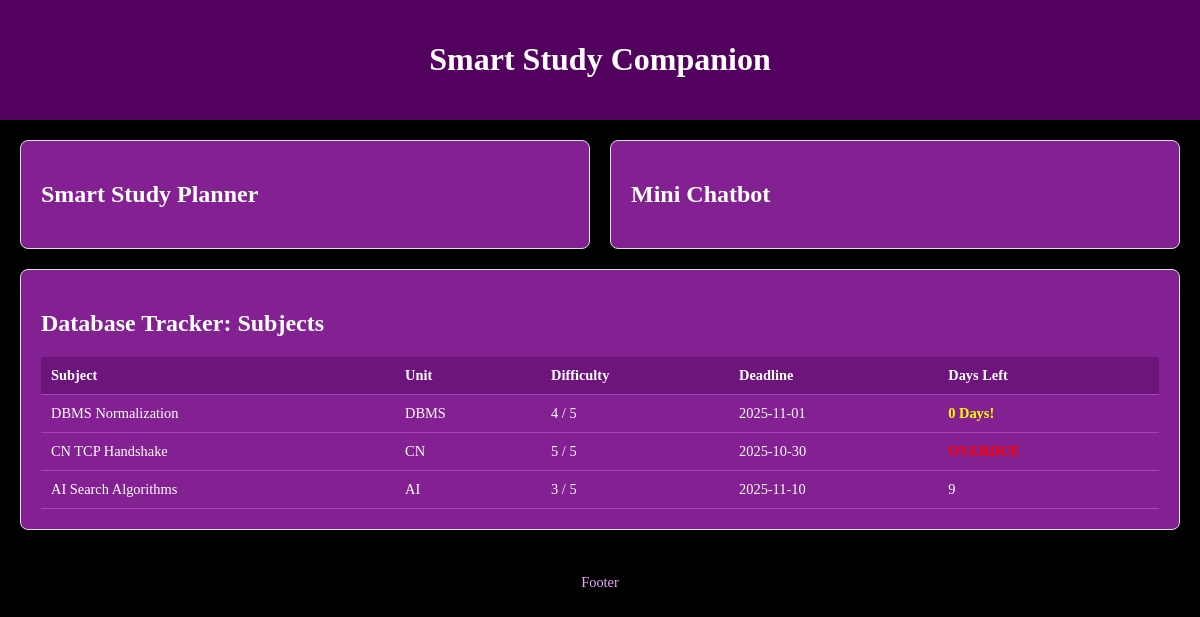
The page / on the database its author committed.
### tables this page shows
CREATE TABLE subjects (
    id INTEGER PRIMARY KEY AUTOINCREMENT,
    name TEXT NOT NULL UNIQUE,      -- e.g., "DBMS Normalization"
    syllabus_unit TEXT,             -- e.g., "DBMS Unit 3"
    difficulty INTEGER DEFAULT 3,   -- Scale 1 (Easy) to 5 (Hard)
    deadline DATE,                  -- For the planner
    progress_pct INTEGER DEFAULT 0  -- Revision progress
);

### app.py (the view)
@app.route('/')
def index():
    db = get_db()
    raw_subjects = db.execute('SELECT id, name, difficulty, deadline, progress_pct, syllabus_unit FROM subjects').fetchall()
    subjects_with_days = []
    today = date.today()
    for row in raw_subjects:
        subject = dict(row)
        deadline_raw = subject['deadline']
        if isinstance(deadline_raw, str):
            try:
                deadline_date = datetime.strptime(deadline_raw, '%Y-%m-%d').date()
            except ValueError:
                deadline_date = None
        else:
            deadline_date = deadline_raw
        if deadline_date:
            time_difference = deadline_date - today
            subject['days_left'] = time_difference.days
        else:
            subject['days_left'] = 'N/A (Error)'
        subjects_with_days.append(subject)
    return render_template('index.html', subjects=subjects_with_days)

### app.py (called while the page is built)
def get_db():
    if 'db' not in g:
        g.db = sqlite3.connect(
            DATABASE,
            detect_types=sqlite3.PARSE_DECLTYPES
        )
        g.db.row_factory = sqlite3.Row
    return g.db

def close_connection(e=None):
    db = g.pop('db', None)
    if db is not None:
        db.close()

### templates/index.html (shortened to what this page needs)
<!DOCTYPE html>
<html lang="en">
<head>
    <link rel="stylesheet" href="{{ url_for('static', filename='style.css') }}">
</head>
<body>
    <header>
        <h1>Smart Study Companion</h1>
    </header>
    <main id="dashboard-layout">
        <section class="feature-card" id="planner-placeholder">
            <h2>Smart Study Planner</h2>
        </section>
        <section class="feature-card" id="chatbot-placeholder">
            <h2>Mini Chatbot</h2>
        </section>
        <section class="feature-card" id="tracker-placeholder">
            <h2>Database Tracker: Subjects</h2>
            {% if subjects %}
            <table>
                <thead>
                    <tr>
                        <th>Subject</th>
                        <th>Unit</th>
                        <th>Difficulty</th>
                        <th>Deadline</th>
                        <th>Days Left</th> </tr>
                </thead>
                <tbody>
                    {% for subject in subjects %}
                    <tr>
                        <td>{{ subject['name'] }}</td>
                        <td>{{ subject['syllabus_unit'] }}</td>
                        <td>{{ subject['difficulty'] }} / 5</td>
                        <td>{{ subject['deadline'] }}</td>
                        <td>
                            {% if subject.days_left < 0 %}
                                <strong style="color: red;">OVERDUE</strong>
                            {% elif subject.days_left < 5 %}
                                <strong style="color: yellow;">{{ subject.days_left }} Days!</strong>
                            {% else %}
                                {{ subject.days_left }}
                            {% endif %}
                        </td>
                    </tr>
                    {% endfor %}
                </tbody>
            </table>
            {% else %}
            <p>No subjects in the database yet. Time to add some!</p>
            {% endif %}
        </section>
    </main>
    <footer>
        <p>Footer</p>
    </footer>
</body>
</html>

### static/style.css (style rules this page uses)
body { font-family: 'Times New Roman'; background-color: #000000; color: white; margin: 0; padding: 0; }
header { background-color: #53015f; color: rgb(255, 255, 255); padding: 20px; text-align: center; }
#dashboard-layout { display: flex; flex-wrap: wrap; gap: 20px; padding: 20px; max-width: 1200px; margin: 0 auto; }
.feature-card { background: #832192; border: 1px solid #ddd; border-radius: 8px; padding: 20px; flex: 1 1 300px; box-shadow: 0 2px 4px rgba(0, 0, 0, 0.05); }
.feature-card table { width: 100%; border-collapse: collapse; margin-top: 15px; color: white; font-size: 0.9em; }
.feature-card th, .feature-card td { padding: 10px; text-align: left; border-bottom: 1px solid #a341b5; }
.feature-card th { background-color: #6d157d; font-weight: bold; }
footer { text-align: center; padding: 10px; font-size: 0.9em; color: #eaa4ff; }

### rows shown on the page
subjects: name "DBMS Normalization", syllabus_unit "DBMS", difficulty "4", deadline "2025-11-01", days_left "0"
subjects: name "CN TCP Handshake", syllabus_unit "CN", difficulty "5", deadline "2025-10-30"
subjects: name "AI Search Algorithms", syllabus_unit "AI", difficulty "3", deadline "2025-11-10", days_left "9"
